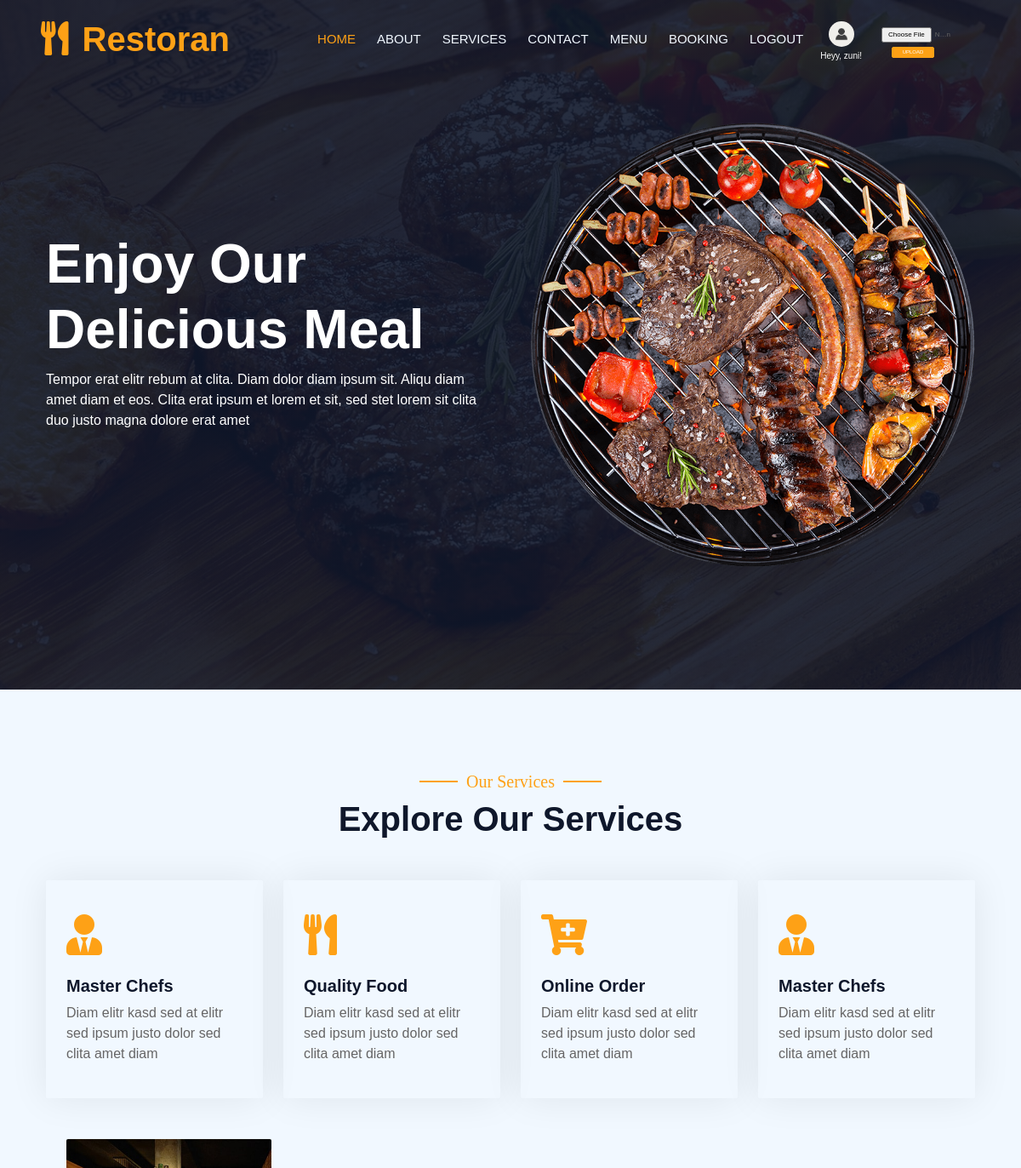
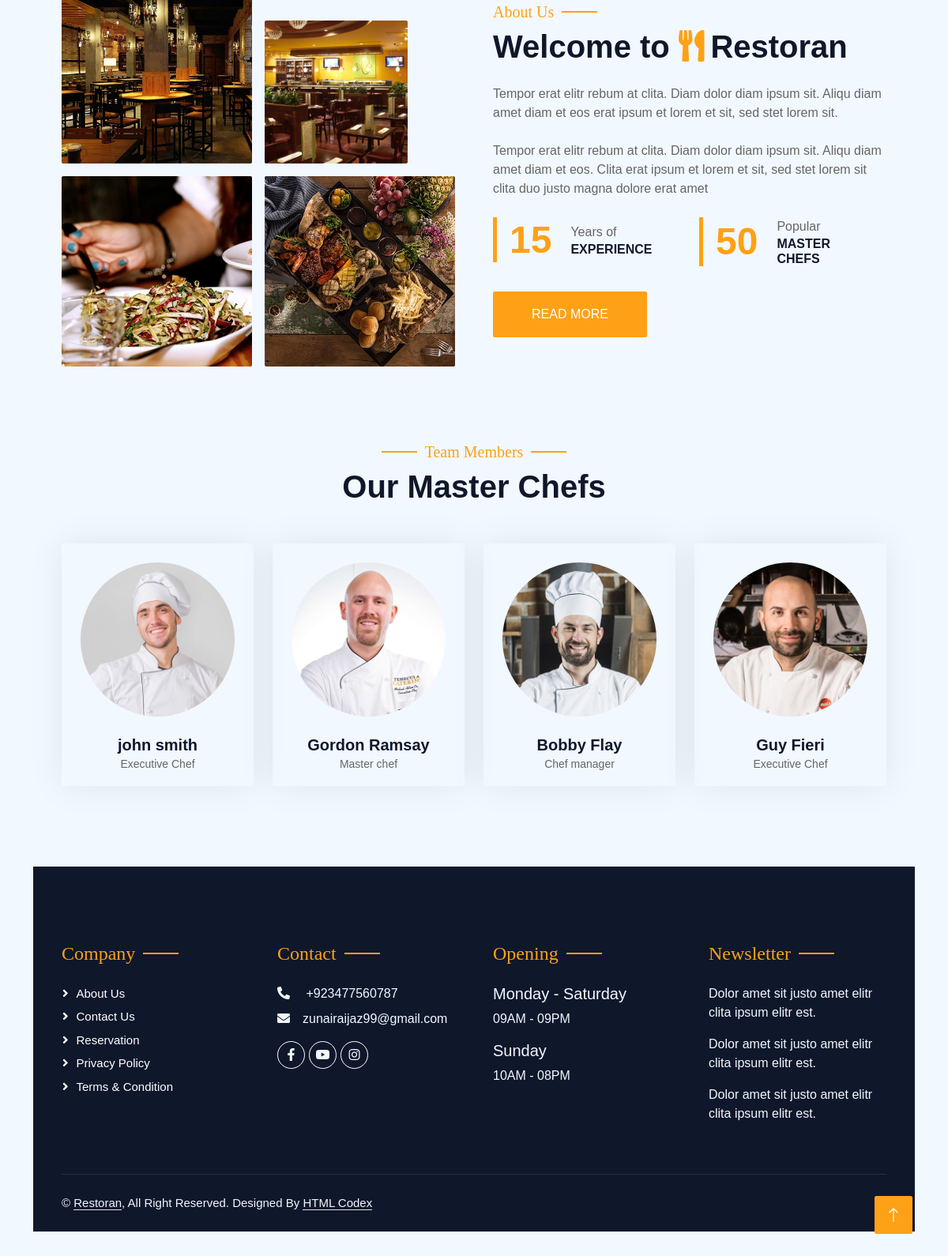
The app's page / (signed in) with its own data (2 pictures, top to bottom).
### home/models.py (models this page shows, shortened)
class Chef(models.Model):
    full_name = models.CharField(max_length=100)
    designation = models.CharField(max_length=100)
    image = models.ImageField(upload_to='chefs/')
    facebook_url = models.URLField(blank=True, null=True)
    twitter_url = models.URLField(blank=True, null=True)
    instagram_url = models.URLField(blank=True, null=True)

### home/views.py (the view)
# urls.py: path('', views.index, name='index'),  # Homepage view
def index(request):
    chefs = Chef.objects.all()
    return render(request, 'index.html', {'chefs': chefs})

### templates/index.html (shortened to what this page needs)
{% extends "base.html" %}
{% load static %}
{% block body %}
<main>
 <div class="container-xxl py-5 bg-dark hero-header mb-5">
                <div class="container my-5 py-5">
                    <div class="row align-items-center g-5">
                        <div class="col-lg-6 text-center text-lg-start">
                            <h1 class="display-3 text-white animated slideInLeft">Enjoy Our<br>Delicious Meal</h1>
                            <p class="text-white animated slideInLeft mb-4 pb-2">Tempor erat elitr rebum at clita. Diam dolor diam ipsum sit. Aliqu diam amet diam et eos. Clita erat ipsum et lorem et sit, sed stet lorem sit clita duo justo magna dolore erat amet</p>
                        </div>
                        <div class="col-lg-6 text-center text-lg-end overflow-hidden">
                            <img class="img-fluid" src="static/hero.png" alt="">
                        </div>
                    </div>
                </div>
            </div>
        </div>
        <div class="container-xxl py-5">
            <div class="container">
                <div class="text-center wow fadeInUp" data-wow-delay="0.1s">
                    <h5 class="section-title ff-secondary text-center text-primary fw-normal">Our Services</h5>
                    <h1 class="mb-5">Explore Our Services</h1>
                </div>
                <div class="row g-4">
                    <div class="col-lg-3 col-sm-6 wow fadeInUp" data-wow-delay="0.1s">
                        <div class="service-item rounded pt-3">
                            <div class="p-4">
                                <i class="fa fa-3x fa-user-tie text-primary mb-4"></i>
                                <h5>Master Chefs</h5>
                                <p>Diam elitr kasd sed at elitr sed ipsum justo dolor sed clita amet diam</p>
                            </div>
                        </div>
                    </div>
                    <div class="col-lg-3 col-sm-6 wow fadeInUp" data-wow-delay="0.3s">
                        <div class="service-item rounded pt-3">
                            <div class="p-4">
                                <i class="fa fa-3x fa-utensils text-primary mb-4"></i>
                                <h5>Quality Food</h5>
                                <p>Diam elitr kasd sed at elitr sed ipsum justo dolor sed clita amet diam</p>
                            </div>
                        </div>
                    </div>
                    <div class="col-lg-3 col-sm-6 wow fadeInUp" data-wow-delay="0.5s">
                        <div class="service-item rounded pt-3">
                            <div class="p-4">
                                <i class="fa fa-3x fa-cart-plus text-primary mb-4"></i>
                                <h5>Online Order</h5>
                                <p>Diam elitr kasd sed at elitr sed ipsum justo dolor sed clita amet diam</p>
                            </div>
                        </div>
                    </div>
                    <div class="col-lg-3 col-sm-6 wow fadeInUp" data-wow-delay="0.1s">
                        <div class="service-item rounded pt-3">
                            <div class="p-4">
                                <i class="fa fa-3x fa-user-tie text-primary mb-4"></i>
                                <h5>Master Chefs</h5>
                                <p>Diam elitr kasd sed at elitr sed ipsum justo dolor sed clita amet diam</p>
                            </div>
                        </div>
                    </div>
        <div class="container-xxl py-5">
            <div class="container">
                <div class="row g-5 align-items-center">
                    <div class="col-lg-6">
                        <div class="row g-3">
                            <div class="col-6 text-start">
                                <img class="img-fluid rounded w-100 wow zoomIn" data-wow-delay="0.1s" src="static/about-1.jpg" alt="">
                            </div>
                            <div class="col-6 text-start">
                                <img class="img-fluid rounded w-75 wow zoomIn" data-wow-delay="0.3s" src="static/about-2.jpg" alt="" style="margin-top: 25%;">
                            </div>
                           <div class="col-6 text-end">
                                <img class="img-fluid rounded w-100 wow zoomIn" data-wow-delay="0.7s"src="static/about-3.jpg" alt="">
                            </div>
                            <div class="col-6 text-end">
                                <img class="img-fluid rounded w-100 wow zoomIn" data-wow-delay="0.7s"src="static/about-4.jpg" alt="">
                            </div>
                        </div>
                    </div>
                    <div class="col-lg-6">
                        <h5 class="section-title ff-secondary text-start text-primary fw-normal">About Us</h5>
                        <h1 class="mb-4">Welcome to <i class="fa fa-utensils text-primary me-2"></i>Restoran</h1>
                        <p class="mb-4">Tempor erat elitr rebum at clita. Diam dolor diam ipsum sit. Aliqu diam amet diam et eos erat ipsum et lorem et sit, sed stet lorem sit.</p>
                        <p class="mb-4">Tempor erat elitr rebum at clita. Diam dolor diam ipsum sit. Aliqu diam amet diam et eos. Clita erat ipsum et lorem et sit, sed stet lorem sit clita duo justo magna dolore erat amet</p>
                        <div class="row g-4 mb-4">
                            <div class="col-sm-6">
                                <div class="d-flex align-items-center border-start border-5 border-primary px-3">
                                    <h1 class="flex-shrink-0 display-5 text-primary mb-0" data-toggle="counter-up">15</h1>
                                    <div class="ps-4">
                                        <p class="mb-0">Years of</p>
                                        <h6 class="text-uppercase mb-0">Experience</h6>
                                    </div>
                                </div>
                            </div>
                            <div class="col-sm-6">
                                <div class="d-flex align-items-center border-start border-5 border-primary px-3">
                                    <h1 class="flex-shrink-0 display-5 text-primary mb-0" data-toggle="counter-up">50</h1>
                                    <div class="ps-4">
                                        <p class="mb-0">Popular</p>
                                        <h6 class="text-uppercase mb-0">Master Chefs</h6>
                                    </div>
                                </div>
                            </div>
                        </div>
                        <a class="btn btn-primary py-3 px-5 mt-2" href="">Read More</a>
                    </div>
                </div>
            </div>
        </div>
<div class="container-xxl pt-5 pb-3">
    <div class="container">
        <div class="text-center wow fadeInUp" data-wow-delay="0.1s">
            <h5 class="section-title ff-secondary text-center text-primary fw-normal">Team Members</h5>
            <h1 class="mb-5">Our Master Chefs</h1>
        </div>
        <div class="row g-4">
            {% for chef in chefs %}
            <div class="col-lg-3 col-md-6 wow fadeInUp" data-wow-delay="{{ forloop.counter0|floatformat:1 }}s">
                <div class="team-item text-center rounded overflow-hidden">
                    <div class="rounded-circle overflow-hidden m-4">
                        <img class="img-fluid" src="{{ chef.image.url }}" alt="{{ chef.full_name }}">
                    </div>
                    <h5 class="mb-0">{{ chef.full_name }}</h5>
                    <small>{{ chef.designation }}</small>
                </div>
            </div>
            {% empty %}
            <p>No chefs available.</p>
            {% endfor %}
        </div>
    </div>
</div>
{% endblock %}

### templates/base.html (shortened to what this page needs)
{% load static %}
<!doctype html>
<html lang="eng">
  <head>
 <link href="https://cdn.jsdelivr.net/npm/bootstrap@5.3.0/dist/css/bootstrap.min.css" rel="stylesheet">
<link href="https://cdnjs.cloudflare.com/ajax/libs/font-awesome/5.10.0/css/all.min.css" rel="stylesheet">
<link href="https://cdn.jsdelivr.net/npm/bootstrap-icons@1.4.1/font/bootstrap-icons.css" rel="stylesheet">
<link rel="stylesheet" href="{% static 'css/bootstrap.min.css' %}" >
 <link rel="stylesheet" href="{% static 'css/style.css' %}">
{% load static %}
  </head>
  <body>
        <div class="container-xxl position-relative p-0">
            <nav class="navbar navbar-expand-lg navbar-dark bg-dark px-4 px-lg-5 py-3 py-lg-0">
                <a href="" class="navbar-brand p-0">
                    <h1 class="text-primary m-0"><i class="fa fa-utensils me-3"></i>Restoran</h1>
                </a>
                <div class="collapse navbar-collapse" id="navbarCollapse">
                    <div class="navbar-nav ms-auto py-0 pe-4">
                      <li class="nav-item">
               <a class="nav-link active" aria-current="page"  href="/">Home</a>
            </li>
                       <li class="nav-item">
              <a class="nav-link" href="/about">About</a>
            </li>
                   <li class="nav-item">
              <a class="nav-link" href="/services">Services</a>
            </li>
             <li class="nav-item">
              <a class="nav-link" href="/contact">Contact</a>
            </li>
                        <li class="nav-item">
              <a class="nav-link" href="/menu">Menu</a>
            </li>
                        <li class="nav-item">
              <a class="nav-link" href="/booking">Booking</a>
            </li>
        {% if user.is_authenticated %}
    <li class="nav-item">
        <a class="nav-link" href="/logout">Logout</a>
    </li>
    <li style="display: flex; align-items: center; margin-left: 20px; margin-top: 5px;">
        <div style="display: flex; flex-direction: column; align-items: center; margin-right: 15px;">
            {% if request.user.user_profile and request.user.user_profile.profile_picture %}
                <img src="{{ request.user.user_profile.profile_picture.url }}" alt="Profile Picture"
                     style="height: 30px; width: 30px; border-radius: 50%; object-fit: cover;">
            {% else %}
                <img src="/media/default.jpg" alt="Default Profile Picture"
                     style="height: 30px; width: 30px; border-radius: 50%; object-fit: cover;">
            {% endif %}
            <span style="color: white; font-size: 10px; margin-top: 3px;">Heyy, {{ user.username }}!</span>
        </div>
        <form method="post" enctype="multipart/form-data" action="{% url 'update_profile_picture' %}" style="display: flex; flex-direction: column;">
            <input type="file" name="profile_picture" id="profile_picture"
                   style="font-size: 8px; padding: 2px 8px; width: 100px; margin-bottom: 3px;">
            <button type="submit" class="btn btn-primary"
                    style="font-size: 6px; padding: 1px; width: 50px; height: 13px; margin-left: 20px;">
                Upload
            </button>
        </form>
    </li>
{% endif %}
</nav>
      {% block body %}{% endblock body %}
        <div class="container-fluid bg-dark text-light footer pt-5 mt-5 wow fadeIn" data-wow-delay="0.1s">
            <div class="container py-5">
                <div class="row g-5">
                    <div class="col-lg-3 col-md-6">
                        <h4 class="section-title ff-secondary text-start text-primary fw-normal mb-4">Company</h4>
                        <a class="btn btn-link" href="">About Us</a>
                        <a class="btn btn-link" href="">Contact Us</a>
                        <a class="btn btn-link" href="">Reservation</a>
                        <a class="btn btn-link" href="">Privacy Policy</a>
                        <a class="btn btn-link" href="">Terms & Condition</a>
                    </div>
                    <div class="col-lg-3 col-md-6">
                        <h4 class="section-title ff-secondary text-start text-primary fw-normal mb-4">Contact</h4>
                     <p class="mb-2">
  <i class="fa fa-phone-alt me-3"></i>
  <a href="https://wa.me/923477560787" target="_blank" style="color: inherit; text-decoration: none;">
    +923477560787
  </a>
</p>
                        <p class="mb-2"><i class="fa fa-envelope me-3"></i>zunairaijaz99@gmail.com</p>
                        <div class="d-flex pt-2">
                            <a class="btn btn-outline-light btn-social" href="https://web.facebook.com/"><i class="fab fa-facebook-f"></i></a>
                            <a class="btn btn-outline-light btn-social" href="https://youtube.com/@zoyaijaz-x5h?si=_ztBGo02Rzm1wqsN"><i class="fab fa-youtube"></i></a>
                            <a class="btn btn-outline-light btn-social" href="https://www.instagram.com/huzaifa_ch22?igsh=MXhlZmJtaHRmb3dqZg="><i class="fab fa-instagram"></i></a>
                        </div>
                    </div>
                    <div class="col-lg-3 col-md-6">
                        <h4 class="section-title ff-secondary text-start text-primary fw-normal mb-4">Opening</h4>
                        <h5 class="text-light fw-normal">Monday - Saturday</h5>
                        <p>09AM - 09PM</p>
                        <h5 class="text-light fw-normal">Sunday</h5>
                        <p>10AM - 08PM</p>
                    </div>
                    <div class="col-lg-3 col-md-6">
                        <h4 class="section-title ff-secondary text-start text-primary fw-normal mb-4">Newsletter</h4>
                        <p>Dolor amet sit justo amet elitr clita ipsum elitr est.</p>
                             <p>Dolor amet sit justo amet elitr clita ipsum elitr est.</p>
                                  <p>Dolor amet sit justo amet elitr clita ipsum elitr est.</p>
                    </div>
                </div>
            </div>
            <div class="container">
                <div class="copyright">
                    <div class="row">
                        <div class="col-md-6 text-center text-md-start mb-3 mb-md-0">
                            &copy; <a class="border-bottom" href="#">Restoran</a>, All Right Reserved.
							Designed By <a class="border-bottom" href="https://htmlcodex.com">HTML Codex</a>
                        </div>
                        <div class="col-md-6 text-center text-md-end">
                        </div>
                    </div>
                </div>
            </div>
        </div>
        <a href="#" class="btn btn-lg btn-primary btn-lg-square back-to-top"><i class="bi bi-arrow-up"></i></a>
    </div>
  </body>
</html>

### records on screen
Chef: image (picture), full_name "john smith", designation "Executive Chef"
Chef: image (picture), full_name "Gordon Ramsay", designation "Master chef"
Chef: image (picture), full_name "Bobby Flay", designation "Chef manager"
Chef: image (picture), full_name "Guy Fieri", designation "Executive Chef"

### other values on screen
{{ user.username }} "zuni"
